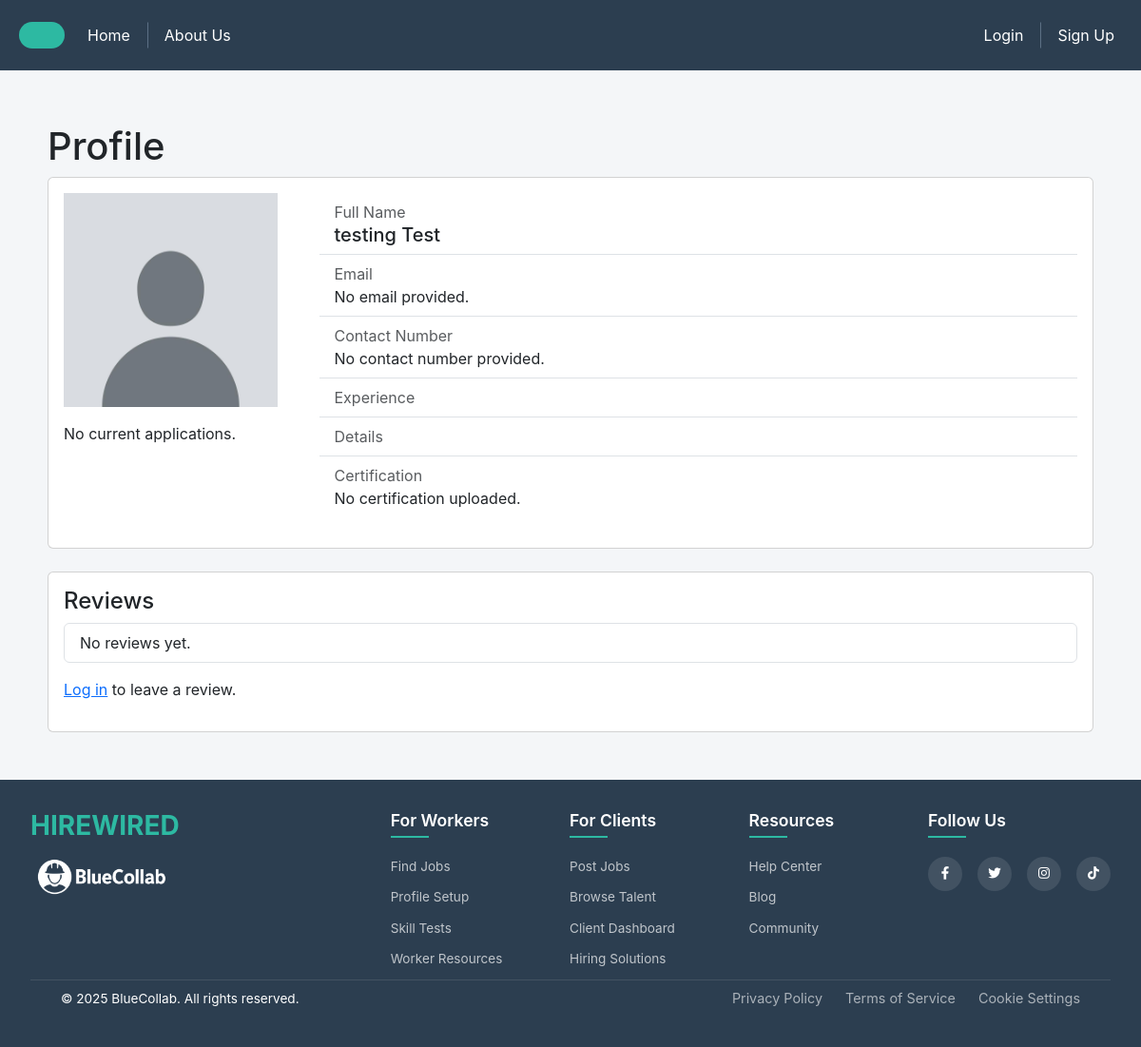
Page /workers/5/ on the earlier database version.
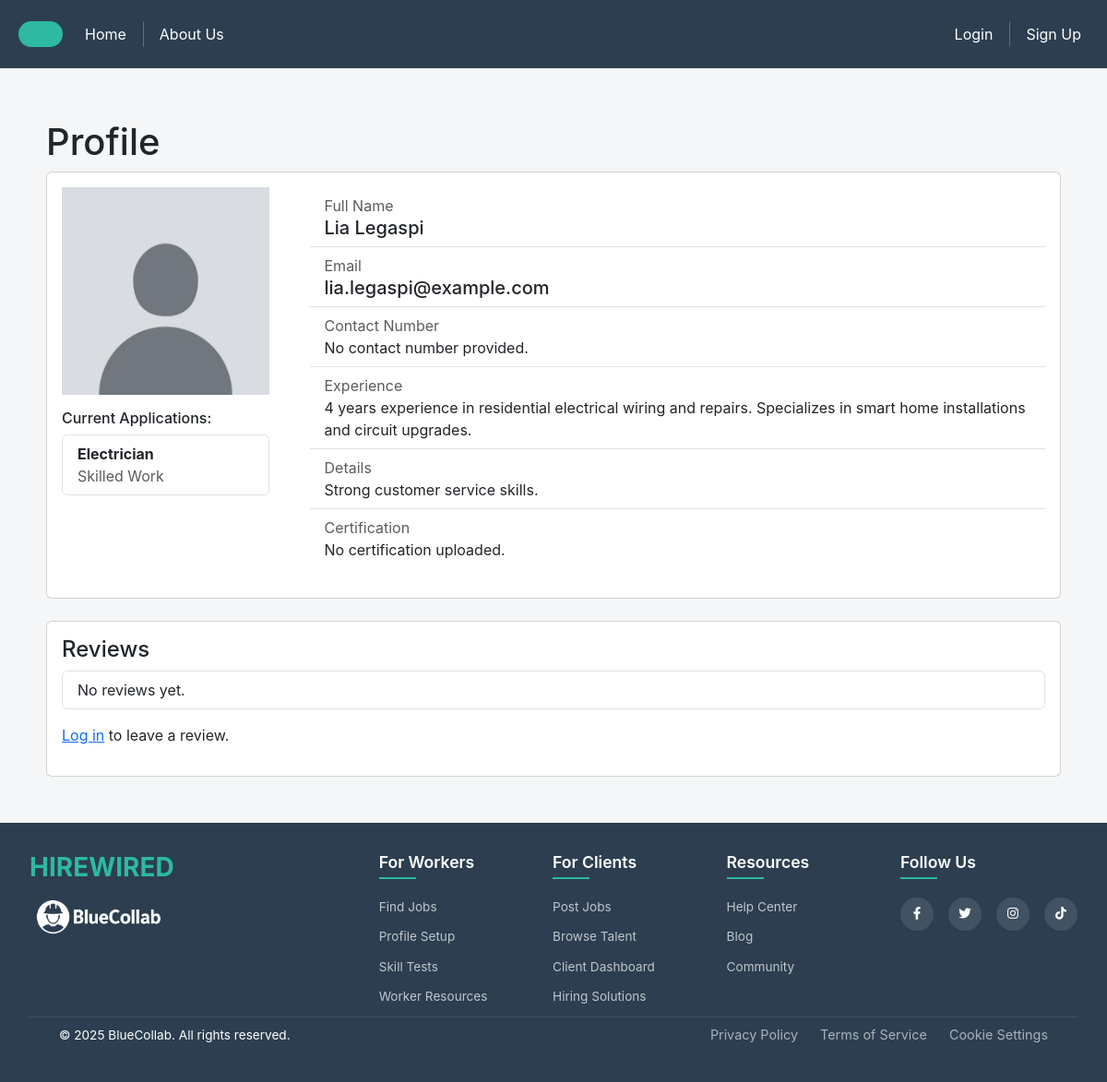
Same page on the later database version.
### session/models.py (models this page shows, shortened)
class User(AbstractUser):
    USER_TYPE_CHOICES = (
        ('worker', 'Worker'),
        ('employer', 'Employer'),
    )
    username = models.CharField(max_length=20, unique=True)
    user_type = models.CharField(max_length=10, choices=USER_TYPE_CHOICES)
    contact_number = models.CharField(max_length=100, blank=True, null=True)
    objects = UserManager()
    @property
    def profile(self):
        if self.user_type == "worker":
            return WorkerProfile.objects.filter(user=self).first()
        elif self.user_type == "employer":
            return EmployerProfile.objects.filter(user=self).first()
        return None  # No profile exists

### profiles/models.py (models this page shows, shortened)
class WorkerProfile(models.Model):
    user = models.OneToOneField(settings.AUTH_USER_MODEL, on_delete=models.CASCADE)
    experience = models.TextField(blank=True)
    details = models.TextField(blank=True)
    contact_number = models.CharField(max_length=100, blank=True)
    profile_picture = models.ImageField(upload_to='profile_pictures/', blank=True, null=True, default='profile_pictures/default.jpg')
    certification = models.FileField(upload_to='certifications/', blank=True, null=True)

### findjob/models.py (models this page shows)
class Job(models.Model):
    name = models.CharField(max_length=255)
    description = models.TextField(blank=True)
    category = models.CharField(max_length=255)
    schedule = models.CharField(max_length=255)
    salary = models.DecimalField(decimal_places=2, max_digits=10)
    details = models.TextField(blank=True)

### hireworkers/views.py (the view, shortened to what this page needs)
# urls.py: path('workers/<int:worker_id>/', hire_worker_profile_view, name='hire_worker_profile_view'),
def hire_worker_profile_view(request, worker_id):
    worker = get_user_model().objects.get(id=worker_id)
    applications = Application.objects.filter(worker=worker)
    jobs = [application.job for application in applications]
    reviews = Review.objects.filter(worker=worker).order_by('-created_at')
    context = {
        'worker': worker,
        'jobs': jobs,
        'reviews': reviews,
    }
    return render(request, 'worker_profile.html', context)

### hireworkers/templates/worker_profile.html (shortened to what the changed rows need)
{% extends 'base.html' %}
{% load static %}
{% block content %}
<div class="body-container">
    <h1>Profile</h1>
    <div class="card">
    <div class="row mb-3">
        <div class="col col-sm-1 col-md-3 col-lg-3">
             <div class="card-body">
            <div class="mb-3">
                {% if worker.profile.profile_picture %}
                <img src="{{ worker.profile.profile_picture.url }}" alt="Profile Picture" class="profile-picture">
                {% else %}
                <p>No profile image available.</p>
                {% endif %}
            </div>
            <div class="mb-3">
                {% if jobs %}
                    <h6 class="card-title">Current Applications:</h6>
                    <ul class="list-group">
                        {% for job in jobs %}
                            <li class="list-group-item">
                                <strong>{{ job.name }}</strong>
                                <br>
                                <span class="text-muted">{{ job.category }}</span>
                            </li>
                        {% endfor %}
                    </ul>
                {% else %}
                    <p>No current applications.</p>
                {% endif %}
            </div>
            </div>
        </div>
        <div class="col col-sm-1 col-md-9 col-lg-9">
            <div class="card-body">
                <div class="row">
                    <ul class="list-group list-group-flush">
                        <li class="list-group-item">
                            <div class="row">
                                <p class="text-muted mb-0">Full Name</p>
                                <h5 class="mb-0">
                                    {{ worker.first_name }} {{ worker.last_name }}
                                </h5>
                            </div>
                        </li>
                        <li class="list-group-item">
                            <div class="row">
                                <p class="text-muted mb-0">Email</p>
                                {% if worker.email %}
                                <h5 class="mb-0">
                                    {{ worker.email }}
                                </h5>
                                    {% else %}
                                <p class="mb-0">
                                    No email provided.
                                </p>
                                {% endif %}
                            </div>
                        </li>
                        <li class="list-group-item">
                            <div class="row">
                                <p class="text-muted mb-0">Experience</p>
                                <p class="mb-0">
                                    {{ worker.workerprofile.experience }}
                                </p>
                            </div>
                        </li>
                        <li class="list-group-item">
                            <div class="row">
                                <p class="text-muted mb-0">Details</p>
                                <p class="mb-0">
                                    {{ worker.workerprofile.details }}
                                </p>
                            </div>
                        </li>
                </div>
            </div>
        </div>
    </div>
    </div>
<br>
</div>
{% endblock %}
{% block footer %}
    {% include 'footer.html' %}
{% endblock %}

Differences in the rows shown:
changed User: first_name "testing" → "Lia"; last_name "Test" → "Legaspi"; email (not shown) → "lia.legaspi@example.com"; workerprofile.experience (not shown) → "4 years experience in residential electrical wiring and repairs. Specializes in smart home installations and circuit upgrades."; workerprofile.details (not shown) → "Strong customer service skills."
now on this page (row unchanged): Job: name "Electrician", category "Skilled Work"
Other differences:
text no longer shown: "No current applications. No email provided."
text now shown: "Current Applications:"
